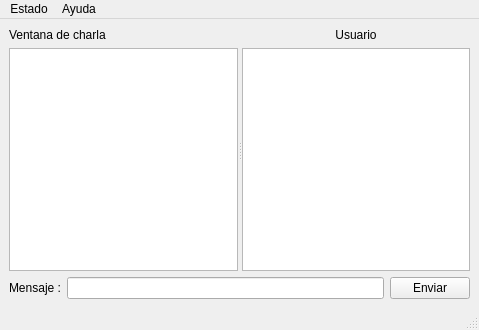
<?xml version="1.0" encoding="UTF-8"?>
<ui version="4.0">
 <class>MainWindow</class>
 <widget class="QMainWindow" name="MainWindow">
  <property name="geometry">
   <rect>
    <x>0</x>
    <y>0</y>
    <width>479</width>
    <height>330</height>
   </rect>
  </property>
  <property name="windowTitle">
   <string>Cliente de Chat</string>
  </property>
  <widget class="QWidget" name="centralwidget">
   <layout class="QGridLayout" name="gridLayout">
    <item row="0" column="0" colspan="3">
     <widget class="QSplitter" name="splitter">
      <property name="orientation">
       <enum>Qt::Horizontal</enum>
      </property>
      <widget class="QWidget" name="layoutWidget">
       <layout class="QVBoxLayout" name="verticalLayout">
        <item>
         <widget class="QLabel" name="label_3">
          <property name="text">
           <string>Ventana de charla</string>
          </property>
         </widget>
        </item>
        <item>
         <widget class="QTextEdit" name="textEdit"/>
        </item>
       </layout>
      </widget>
      <widget class="QWidget" name="layoutWidget">
       <layout class="QVBoxLayout" name="verticalLayout_2">
        <item>
         <widget class="QLabel" name="label_2">
          <property name="text">
           <string>Usuario</string>
          </property>
          <property name="alignment">
           <set>Qt::AlignCenter</set>
          </property>
         </widget>
        </item>
        <item>
         <widget class="QListWidget" name="listWidget"/>
        </item>
       </layout>
      </widget>
     </widget>
    </item>
    <item row="1" column="0">
     <widget class="QLabel" name="label">
      <property name="text">
       <string>Mensaje :</string>
      </property>
     </widget>
    </item>
    <item row="1" column="1">
     <widget class="QLineEdit" name="lineEdit"/>
    </item>
    <item row="1" column="2">
     <widget class="QPushButton" name="pushButton">
      <property name="text">
       <string>Enviar</string>
      </property>
     </widget>
    </item>
   </layout>
  </widget>
  <widget class="QMenuBar" name="menubar">
   <property name="geometry">
    <rect>
     <x>0</x>
     <y>0</y>
     <width>479</width>
     <height>24</height>
    </rect>
   </property>
   <widget class="QMenu" name="menuEstado">
    <property name="title">
     <string>Estado</string>
    </property>
    <addaction name="actionDesconectarse"/>
    <addaction name="actionConectarse"/>
    <addaction name="actionSalir"/>
   </widget>
   <widget class="QMenu" name="menuAyuda">
    <property name="title">
     <string>Ayuda</string>
    </property>
    <addaction name="actionAcerca_de"/>
   </widget>
   <addaction name="menuEstado"/>
   <addaction name="menuAyuda"/>
  </widget>
  <widget class="QStatusBar" name="statusbar"/>
  <action name="actionDesconectarse">
   <property name="text">
    <string>Desconectarse</string>
   </property>
  </action>
  <action name="actionAcerca_de">
   <property name="text">
    <string>Acerca de...</string>
   </property>
  </action>
  <action name="actionConectarse">
   <property name="text">
    <string>Conectarse</string>
   </property>
  </action>
  <action name="actionSalir">
   <property name="text">
    <string>Salir</string>
   </property>
  </action>
 </widget>
 <resources/>
 <connections/>
 <slots>
  <slot>enviar()</slot>
 </slots>
</ui>
